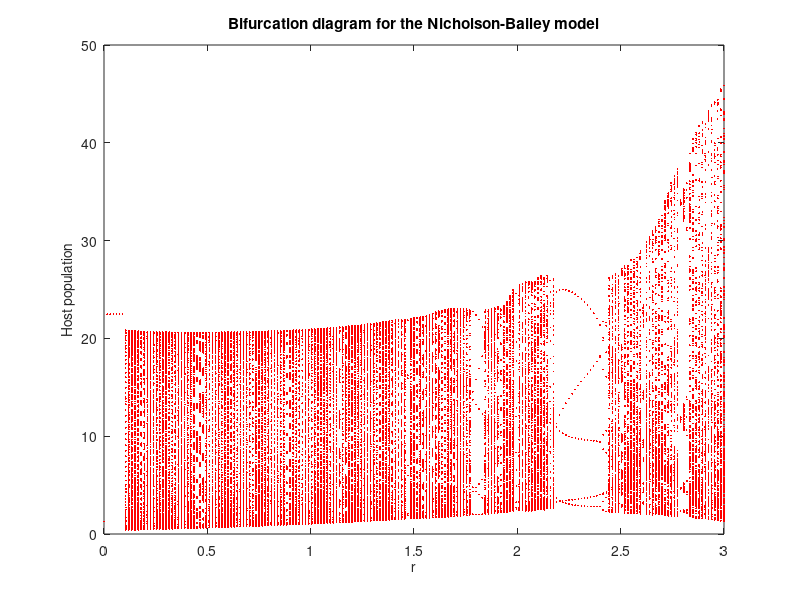

Write the MATLAB code that produced this figure.
% nicholbif.m - this MATLAB file simulates the 
% 2-species Nicholson Bailey difference equation
% modified to include host density dependence:
%       x(n+1) = x(n)*exp(r*(1-x(n)/K)-a*y(n))
%       y(n+1) = x(n)*(1-exp(-a*y(n))) 
% and carries out a bifurcation analysis by varying r.
% 200 different values of a are used between the 
% ranges rmin and rmax set by the user. A bifurcation
% plot is drawn by showing the last 250 points of
% a sequence of 1000 simulated points for each
% value of r. The initial condition is fixed at x0=11, y0=1
a=0.2;       %a=search efficiency of parasitoid
K=22.47;     %K=host carrying capacity
rmin=0.0;  %r=host repro rate
rmax=3;
x0=11;   %initial population x0 of host   
y0=1;   %initial population y0 of parasitoid
n=1000;
jmax=200;
t=zeros(jmax+1,1);
z=zeros(jmax+1,250);
del=(rmax-rmin)/jmax;
for j=1:jmax+1
x=zeros(n+1,1);
y=zeros(n+1,1);
x(1)=x0;
y(1)=y0;
t(j)=(j-1)*del+rmin;
r=t(j);
for i=1:n
x(i+1)=x(i)*exp(r*(1-x(i)/K)-a*y(i));
y(i+1)=x(i)*(1-exp(-a*y(i))); 
if (i>750) 
   z(j,i-750)=x(i+1);
   end
end
end
plot(t,z,'r.','MarkerSize',4)
xlabel('r','FontSize',10), ylabel('Host population','FontSize',10)
title('Bifurcation diagram for the Nicholson-Bailey model')


